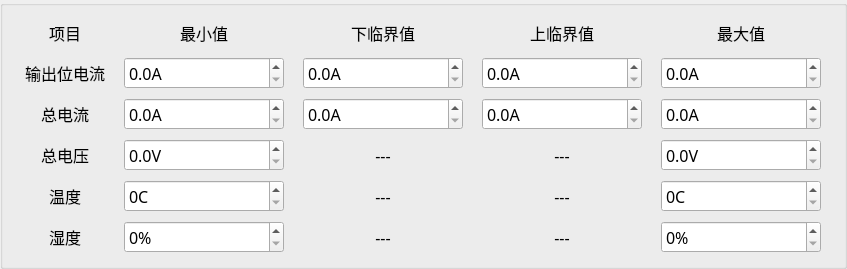
<?xml version="1.0" encoding="UTF-8"?>
<ui version="4.0">
 <class>Home_MpduAlarmWid</class>
 <widget class="QWidget" name="Home_MpduAlarmWid">
  <property name="geometry">
   <rect>
    <x>0</x>
    <y>0</y>
    <width>847</width>
    <height>269</height>
   </rect>
  </property>
  <property name="font">
   <font>
    <family>微软雅黑</family>
    <pointsize>12</pointsize>
   </font>
  </property>
  <property name="windowTitle">
   <string>Form</string>
  </property>
  <layout class="QGridLayout" name="gridLayout">
   <property name="leftMargin">
    <number>0</number>
   </property>
   <property name="topMargin">
    <number>0</number>
   </property>
   <property name="rightMargin">
    <number>0</number>
   </property>
   <property name="bottomMargin">
    <number>0</number>
   </property>
   <property name="spacing">
    <number>0</number>
   </property>
   <item row="0" column="0">
    <widget class="QGroupBox" name="groupBox_2">
     <property name="minimumSize">
      <size>
       <width>0</width>
       <height>30</height>
      </size>
     </property>
     <property name="title">
      <string/>
     </property>
     <layout class="QGridLayout" name="gridLayout_2">
      <item row="5" column="3">
       <widget class="QLabel" name="label_25">
        <property name="minimumSize">
         <size>
          <width>0</width>
          <height>30</height>
         </size>
        </property>
        <property name="maximumSize">
         <size>
          <width>160</width>
          <height>16777215</height>
         </size>
        </property>
        <property name="text">
         <string>---</string>
        </property>
        <property name="alignment">
         <set>Qt::AlignCenter</set>
        </property>
       </widget>
      </item>
      <item row="3" column="0">
       <widget class="QLabel" name="label_15">
        <property name="minimumSize">
         <size>
          <width>0</width>
          <height>30</height>
         </size>
        </property>
        <property name="maximumSize">
         <size>
          <width>80</width>
          <height>16777215</height>
         </size>
        </property>
        <property name="text">
         <string>总电压</string>
        </property>
        <property name="alignment">
         <set>Qt::AlignCenter</set>
        </property>
       </widget>
      </item>
      <item row="4" column="0">
       <widget class="QLabel" name="label_18">
        <property name="minimumSize">
         <size>
          <width>0</width>
          <height>30</height>
         </size>
        </property>
        <property name="maximumSize">
         <size>
          <width>80</width>
          <height>16777215</height>
         </size>
        </property>
        <property name="text">
         <string>温度</string>
        </property>
        <property name="alignment">
         <set>Qt::AlignCenter</set>
        </property>
       </widget>
      </item>
      <item row="1" column="4">
       <widget class="QDoubleSpinBox" name="outputMaxSpin">
        <property name="minimumSize">
         <size>
          <width>0</width>
          <height>30</height>
         </size>
        </property>
        <property name="maximumSize">
         <size>
          <width>160</width>
          <height>16777215</height>
         </size>
        </property>
        <property name="suffix">
         <string>A</string>
        </property>
        <property name="decimals">
         <number>1</number>
        </property>
        <property name="maximum">
         <double>300.000000000000000</double>
        </property>
       </widget>
      </item>
      <item row="2" column="4">
       <widget class="QDoubleSpinBox" name="curMaxSpin">
        <property name="minimumSize">
         <size>
          <width>0</width>
          <height>30</height>
         </size>
        </property>
        <property name="maximumSize">
         <size>
          <width>160</width>
          <height>16777215</height>
         </size>
        </property>
        <property name="suffix">
         <string>A</string>
        </property>
        <property name="decimals">
         <number>1</number>
        </property>
        <property name="maximum">
         <double>300.000000000000000</double>
        </property>
       </widget>
      </item>
      <item row="0" column="0">
       <widget class="QLabel" name="label_14">
        <property name="minimumSize">
         <size>
          <width>0</width>
          <height>30</height>
         </size>
        </property>
        <property name="maximumSize">
         <size>
          <width>80</width>
          <height>30</height>
         </size>
        </property>
        <property name="text">
         <string>项目</string>
        </property>
        <property name="alignment">
         <set>Qt::AlignCenter</set>
        </property>
       </widget>
      </item>
      <item row="2" column="3">
       <widget class="QDoubleSpinBox" name="curCrMaxSpin">
        <property name="minimumSize">
         <size>
          <width>0</width>
          <height>30</height>
         </size>
        </property>
        <property name="maximumSize">
         <size>
          <width>160</width>
          <height>16777215</height>
         </size>
        </property>
        <property name="suffix">
         <string>A</string>
        </property>
        <property name="decimals">
         <number>1</number>
        </property>
        <property name="maximum">
         <double>300.000000000000000</double>
        </property>
       </widget>
      </item>
      <item row="3" column="1">
       <widget class="QDoubleSpinBox" name="volMinSpin">
        <property name="minimumSize">
         <size>
          <width>0</width>
          <height>30</height>
         </size>
        </property>
        <property name="maximumSize">
         <size>
          <width>160</width>
          <height>16777215</height>
         </size>
        </property>
        <property name="suffix">
         <string>V</string>
        </property>
        <property name="decimals">
         <number>1</number>
        </property>
        <property name="maximum">
         <double>300.000000000000000</double>
        </property>
       </widget>
      </item>
      <item row="0" column="2">
       <widget class="QLabel" name="label_11">
        <property name="minimumSize">
         <size>
          <width>0</width>
          <height>30</height>
         </size>
        </property>
        <property name="maximumSize">
         <size>
          <width>160</width>
          <height>30</height>
         </size>
        </property>
        <property name="text">
         <string>下临界值</string>
        </property>
        <property name="alignment">
         <set>Qt::AlignCenter</set>
        </property>
       </widget>
      </item>
      <item row="4" column="3">
       <widget class="QLabel" name="label_22">
        <property name="minimumSize">
         <size>
          <width>0</width>
          <height>30</height>
         </size>
        </property>
        <property name="maximumSize">
         <size>
          <width>160</width>
          <height>16777215</height>
         </size>
        </property>
        <property name="text">
         <string>---</string>
        </property>
        <property name="alignment">
         <set>Qt::AlignCenter</set>
        </property>
       </widget>
      </item>
      <item row="5" column="4">
       <widget class="QDoubleSpinBox" name="humMaxSpin">
        <property name="minimumSize">
         <size>
          <width>0</width>
          <height>30</height>
         </size>
        </property>
        <property name="maximumSize">
         <size>
          <width>160</width>
          <height>16777215</height>
         </size>
        </property>
        <property name="suffix">
         <string>%</string>
        </property>
        <property name="decimals">
         <number>0</number>
        </property>
        <property name="maximum">
         <double>300.000000000000000</double>
        </property>
       </widget>
      </item>
      <item row="3" column="4">
       <widget class="QDoubleSpinBox" name="volMaxSpin">
        <property name="minimumSize">
         <size>
          <width>0</width>
          <height>30</height>
         </size>
        </property>
        <property name="maximumSize">
         <size>
          <width>160</width>
          <height>16777215</height>
         </size>
        </property>
        <property name="suffix">
         <string>V</string>
        </property>
        <property name="decimals">
         <number>1</number>
        </property>
        <property name="maximum">
         <double>300.000000000000000</double>
        </property>
       </widget>
      </item>
      <item row="1" column="0">
       <widget class="QLabel" name="label_17">
        <property name="minimumSize">
         <size>
          <width>0</width>
          <height>30</height>
         </size>
        </property>
        <property name="maximumSize">
         <size>
          <width>80</width>
          <height>16777215</height>
         </size>
        </property>
        <property name="text">
         <string>输出位电流</string>
        </property>
        <property name="alignment">
         <set>Qt::AlignCenter</set>
        </property>
       </widget>
      </item>
      <item row="5" column="2">
       <widget class="QLabel" name="label_24">
        <property name="minimumSize">
         <size>
          <width>0</width>
          <height>30</height>
         </size>
        </property>
        <property name="maximumSize">
         <size>
          <width>160</width>
          <height>16777215</height>
         </size>
        </property>
        <property name="text">
         <string>---</string>
        </property>
        <property name="alignment">
         <set>Qt::AlignCenter</set>
        </property>
       </widget>
      </item>
      <item row="2" column="0">
       <widget class="QLabel" name="label_16">
        <property name="minimumSize">
         <size>
          <width>0</width>
          <height>30</height>
         </size>
        </property>
        <property name="maximumSize">
         <size>
          <width>80</width>
          <height>16777215</height>
         </size>
        </property>
        <property name="text">
         <string>总电流</string>
        </property>
        <property name="alignment">
         <set>Qt::AlignCenter</set>
        </property>
       </widget>
      </item>
      <item row="0" column="1">
       <widget class="QLabel" name="label_10">
        <property name="minimumSize">
         <size>
          <width>0</width>
          <height>30</height>
         </size>
        </property>
        <property name="maximumSize">
         <size>
          <width>160</width>
          <height>30</height>
         </size>
        </property>
        <property name="text">
         <string>最小值</string>
        </property>
        <property name="alignment">
         <set>Qt::AlignCenter</set>
        </property>
       </widget>
      </item>
      <item row="3" column="3">
       <widget class="QLabel" name="label_21">
        <property name="minimumSize">
         <size>
          <width>0</width>
          <height>30</height>
         </size>
        </property>
        <property name="maximumSize">
         <size>
          <width>160</width>
          <height>16777215</height>
         </size>
        </property>
        <property name="text">
         <string>---</string>
        </property>
        <property name="alignment">
         <set>Qt::AlignCenter</set>
        </property>
       </widget>
      </item>
      <item row="3" column="2">
       <widget class="QLabel" name="label_20">
        <property name="minimumSize">
         <size>
          <width>0</width>
          <height>30</height>
         </size>
        </property>
        <property name="maximumSize">
         <size>
          <width>160</width>
          <height>16777215</height>
         </size>
        </property>
        <property name="text">
         <string>---</string>
        </property>
        <property name="alignment">
         <set>Qt::AlignCenter</set>
        </property>
       </widget>
      </item>
      <item row="1" column="3">
       <widget class="QDoubleSpinBox" name="outputCrMaxSpin">
        <property name="minimumSize">
         <size>
          <width>0</width>
          <height>30</height>
         </size>
        </property>
        <property name="maximumSize">
         <size>
          <width>160</width>
          <height>16777215</height>
         </size>
        </property>
        <property name="suffix">
         <string>A</string>
        </property>
        <property name="decimals">
         <number>1</number>
        </property>
        <property name="maximum">
         <double>300.000000000000000</double>
        </property>
       </widget>
      </item>
      <item row="2" column="2">
       <widget class="QDoubleSpinBox" name="curCrMinSpin">
        <property name="minimumSize">
         <size>
          <width>0</width>
          <height>30</height>
         </size>
        </property>
        <property name="maximumSize">
         <size>
          <width>160</width>
          <height>16777215</height>
         </size>
        </property>
        <property name="suffix">
         <string>A</string>
        </property>
        <property name="decimals">
         <number>1</number>
        </property>
        <property name="maximum">
         <double>300.000000000000000</double>
        </property>
       </widget>
      </item>
      <item row="0" column="4">
       <widget class="QLabel" name="label_13">
        <property name="minimumSize">
         <size>
          <width>0</width>
          <height>30</height>
         </size>
        </property>
        <property name="maximumSize">
         <size>
          <width>160</width>
          <height>30</height>
         </size>
        </property>
        <property name="text">
         <string>最大值</string>
        </property>
        <property name="alignment">
         <set>Qt::AlignCenter</set>
        </property>
       </widget>
      </item>
      <item row="4" column="2">
       <widget class="QLabel" name="label_23">
        <property name="minimumSize">
         <size>
          <width>0</width>
          <height>30</height>
         </size>
        </property>
        <property name="maximumSize">
         <size>
          <width>160</width>
          <height>16777215</height>
         </size>
        </property>
        <property name="text">
         <string>---</string>
        </property>
        <property name="alignment">
         <set>Qt::AlignCenter</set>
        </property>
       </widget>
      </item>
      <item row="1" column="2">
       <widget class="QDoubleSpinBox" name="outputCrMinSpin">
        <property name="minimumSize">
         <size>
          <width>0</width>
          <height>30</height>
         </size>
        </property>
        <property name="maximumSize">
         <size>
          <width>160</width>
          <height>16777215</height>
         </size>
        </property>
        <property name="suffix">
         <string>A</string>
        </property>
        <property name="decimals">
         <number>1</number>
        </property>
        <property name="maximum">
         <double>300.000000000000000</double>
        </property>
       </widget>
      </item>
      <item row="5" column="0">
       <widget class="QLabel" name="label_19">
        <property name="minimumSize">
         <size>
          <width>0</width>
          <height>30</height>
         </size>
        </property>
        <property name="maximumSize">
         <size>
          <width>80</width>
          <height>16777215</height>
         </size>
        </property>
        <property name="text">
         <string>湿度</string>
        </property>
        <property name="alignment">
         <set>Qt::AlignCenter</set>
        </property>
       </widget>
      </item>
      <item row="4" column="4">
       <widget class="QDoubleSpinBox" name="temMaxSpin">
        <property name="minimumSize">
         <size>
          <width>0</width>
          <height>30</height>
         </size>
        </property>
        <property name="maximumSize">
         <size>
          <width>160</width>
          <height>16777215</height>
         </size>
        </property>
        <property name="suffix">
         <string>C</string>
        </property>
        <property name="decimals">
         <number>0</number>
        </property>
        <property name="maximum">
         <double>300.000000000000000</double>
        </property>
       </widget>
      </item>
      <item row="0" column="3">
       <widget class="QLabel" name="label_12">
        <property name="minimumSize">
         <size>
          <width>0</width>
          <height>30</height>
         </size>
        </property>
        <property name="maximumSize">
         <size>
          <width>160</width>
          <height>30</height>
         </size>
        </property>
        <property name="text">
         <string>上临界值</string>
        </property>
        <property name="alignment">
         <set>Qt::AlignCenter</set>
        </property>
       </widget>
      </item>
      <item row="5" column="1">
       <widget class="QDoubleSpinBox" name="humMinSpin">
        <property name="minimumSize">
         <size>
          <width>0</width>
          <height>30</height>
         </size>
        </property>
        <property name="maximumSize">
         <size>
          <width>160</width>
          <height>16777215</height>
         </size>
        </property>
        <property name="suffix">
         <string>%</string>
        </property>
        <property name="decimals">
         <number>0</number>
        </property>
        <property name="maximum">
         <double>300.000000000000000</double>
        </property>
       </widget>
      </item>
      <item row="2" column="1">
       <widget class="QDoubleSpinBox" name="curMinSpin">
        <property name="minimumSize">
         <size>
          <width>0</width>
          <height>30</height>
         </size>
        </property>
        <property name="maximumSize">
         <size>
          <width>160</width>
          <height>16777215</height>
         </size>
        </property>
        <property name="suffix">
         <string>A</string>
        </property>
        <property name="decimals">
         <number>1</number>
        </property>
        <property name="maximum">
         <double>300.000000000000000</double>
        </property>
       </widget>
      </item>
      <item row="1" column="1">
       <widget class="QDoubleSpinBox" name="outputMinSpin">
        <property name="minimumSize">
         <size>
          <width>0</width>
          <height>30</height>
         </size>
        </property>
        <property name="maximumSize">
         <size>
          <width>160</width>
          <height>16777215</height>
         </size>
        </property>
        <property name="suffix">
         <string>A</string>
        </property>
        <property name="decimals">
         <number>1</number>
        </property>
        <property name="maximum">
         <double>300.000000000000000</double>
        </property>
       </widget>
      </item>
      <item row="4" column="1">
       <widget class="QDoubleSpinBox" name="temMinSpin">
        <property name="minimumSize">
         <size>
          <width>0</width>
          <height>30</height>
         </size>
        </property>
        <property name="maximumSize">
         <size>
          <width>160</width>
          <height>16777215</height>
         </size>
        </property>
        <property name="suffix">
         <string>C</string>
        </property>
        <property name="decimals">
         <number>0</number>
        </property>
        <property name="maximum">
         <double>300.000000000000000</double>
        </property>
       </widget>
      </item>
     </layout>
    </widget>
   </item>
  </layout>
 </widget>
 <resources/>
 <connections/>
</ui>
